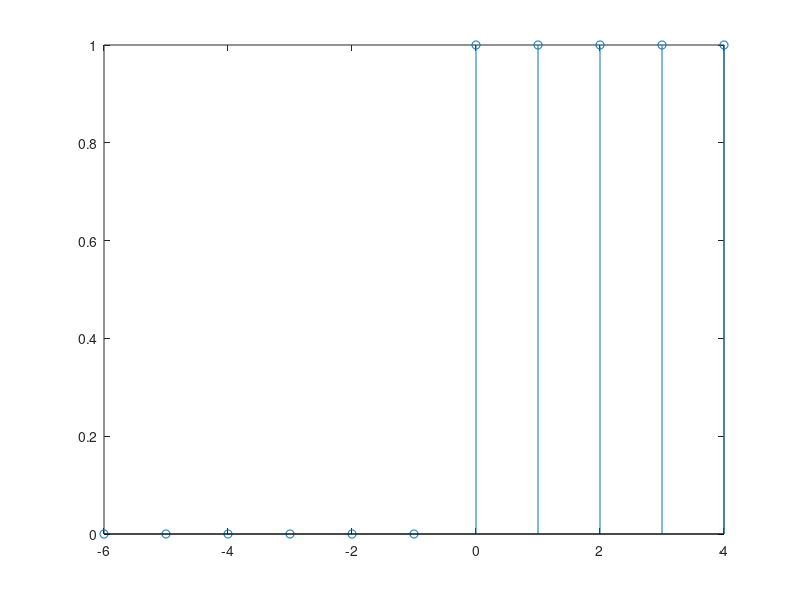

Source code (MATLAB):
% Part A

% Generate a Unit Impulse Signal delta[n].
% Use the cumulative summation function (cumsum) on your impulse signal array to obtain the corresponding Unit Step Signal u[n].

t = -10:10;
imp = (t==0);
unit = cumsum(imp)
stem(t,unit);




% Part B
% Generate a Unit Step Signal u[n].
% Use the cumulative summation function on your step signal to obtain the Ramp Signal r[n].

t = -10:10;
unit = (t>=0);
ramp = (cumsum(unit)-unit);
stem(t,ramp);

% Part C
% Generate a Ramp Signal r[n].
% Use the first difference operation on your ramp signal to recover the Unit Step Signal u[n].
% Verify the mathematical relationship: u[n] = r[n] - r[n-1]

t = -5:5;
unit = (t >= 0);
ramp = cumsum(unit)-unit;
unit = zeros(size(ramp));
unit(2:end) = ramp(2:end) - ramp(1:end-1);
stem(t-1, unit);




% Q: Brief text discussion verifying that my programmed outputs match the theoretical mathematical definitions.

% Ans: The programmed outputs for the Unit Impulse, Unit Step, and Ramp signals match the theoretical mathematical definitions. The Unit Impulse signal is generated as a single non-zero value at n=0, which is consistent with the definition of an impulse. The Unit Step signal is obtained by taking the cumulative sum of the impulse signal, resulting in a step function that transitions from 0 to 1 at n=0. The Ramp signal is derived from the cumulative sum of the Unit Step signal, producing a linear increase starting from n=0. Additionally, applying the first difference operation to the Ramp signal successfully recovers the Unit Step signal, confirming the mathematical relationship u[n] = r[n] - r[n-1].



% QnA:

% Q: How is a Unit Step generated from an Impulse?
% Ans: A Unit Step signal is generated by taking the cumulative sum of the Unit Impulse signal.

% Q: How is a Ramp generated from a Step?
% Ans: A Ramp signal is generated by taking the cumulative sum of the Unit Step signal.

% Q: Why is cumulative summation important in DSP?
% Ans: Cumulative summation is important in DSP because it allows for the generation of signals that represent the integral of other signals, which is useful in various signal processing applications.

% Q: What happens when the difference operation is applied to a Ramp?
% Ans: When the difference operation is applied to a Ramp signal, it recovers the Unit Step signal, confirming the mathematical relationship u[n] = r[n] - r[n-1].
